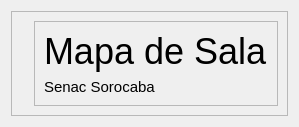
                  <widget class="QWidget" name="inicio">
                   <layout class="QHBoxLayout" name="horizontalLayout_5">
                    <item alignment="Qt::AlignHCenter|Qt::AlignVCenter">
                     <widget class="QFrame" name="frame_4">
                      <property name="frameShape">
                       <enum>QFrame::StyledPanel</enum>
                      </property>
                      <property name="frameShadow">
                       <enum>QFrame::Raised</enum>
                      </property>
                      <layout class="QHBoxLayout" name="horizontalLayout_6">
                       <item>
                        <widget class="QLabel" name="label">
                         <property name="text">
                          <string/>
                         </property>
                         <property name="pixmap">
                          <pixmap>imagem/logoSenac.png</pixmap>
                         </property>
                         <property name="scaledContents">
                          <bool>true</bool>
                         </property>
                        </widget>
                       </item>
                       <item>
                        <widget class="QFrame" name="frame_5">
                         <property name="frameShape">
                          <enum>QFrame::StyledPanel</enum>
                         </property>
                         <property name="frameShadow">
                          <enum>QFrame::Raised</enum>
                         </property>
                         <layout class="QVBoxLayout" name="verticalLayout_8">
                          <item>
                           <widget class="QLabel" name="label_2">
                            <property name="font">
                             <font>
                              <pointsize>27</pointsize>
                             </font>
                            </property>
                            <property name="text">
                             <string>Mapa de Sala</string>
                            </property>
                           </widget>
                          </item>
                          <item>
                           <widget class="QLabel" name="label_3">
                            <property name="font">
                             <font>
                              <pointsize>11</pointsize>
                             </font>
                            </property>
                            <property name="text">
                             <string>Senac Sorocaba</string>
                            </property>
                           </widget>
                          </item>
                         </layout>
                        </widget>
                       </item>
                      </layout>
                     </widget>
                    </item>
                   </layout>
                  </widget>
